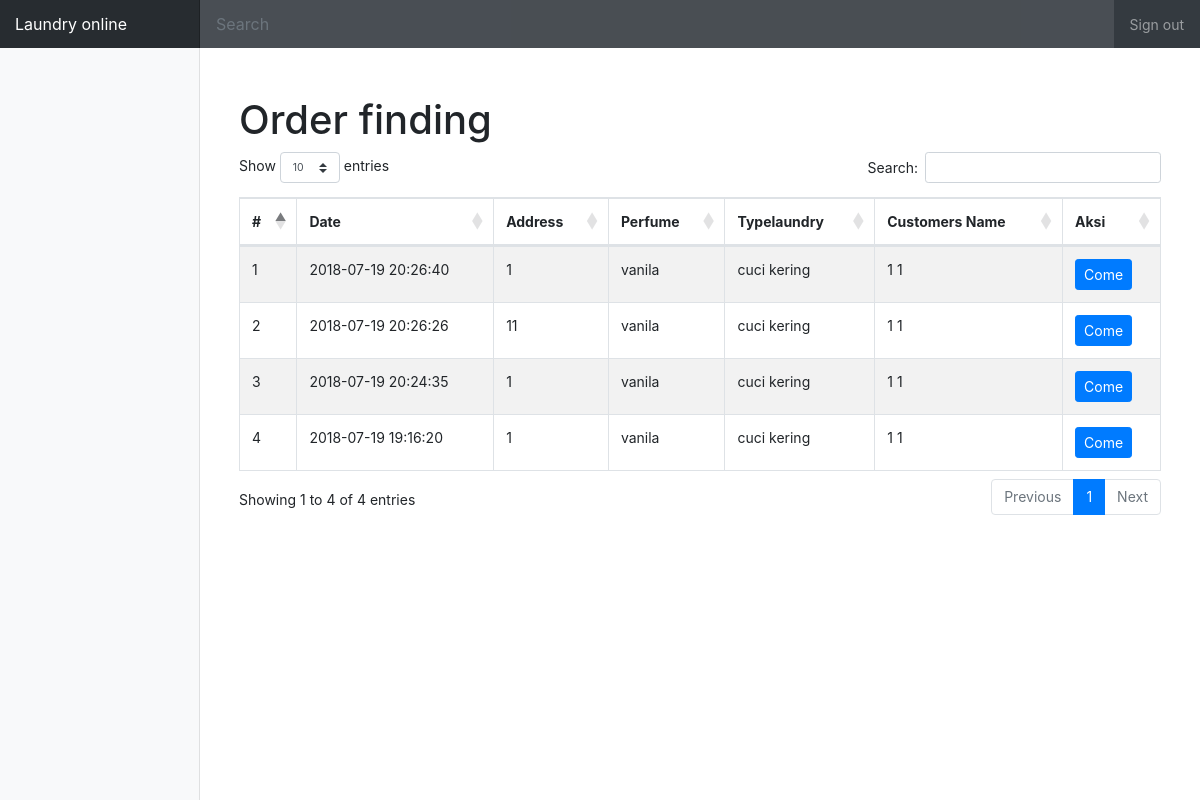
Page /index.php/admin/order/finding on the committed database.
### tables this page shows
CREATE TABLE `transaksi` (
  `id` int(11) NOT NULL,
  `date` datetime NOT NULL DEFAULT CURRENT_TIMESTAMP,
  `fk_users_customer` int(11) NOT NULL,
  `address` varchar(100) NOT NULL,
  `fk_perfume` int(11) NOT NULL,
  `fk_typelaundry` int(11) NOT NULL,
  `fk_users_courier` int(11) DEFAULT NULL,
  `weight_item` int(11) DEFAULT NULL,
  `status` int(11) NOT NULL
);

CREATE TABLE `perfume` (
  `perfume_id` int(11) NOT NULL,
  `perfume_name` varchar(255) NOT NULL,
  `perfume_costperkilo` int(50) NOT NULL
);

CREATE TABLE `typelaundry` (
  `typelaundry_id` int(11) NOT NULL,
  `typelaundry_name` varchar(255) NOT NULL,
  `typelaundry_costperkilo` int(50) NOT NULL
);

### application/controllers/admin/Order.php (called while the page is built, shortened)
<?php
class Order extends CI_Controller {
	public function __construct()
	{
		$this->load->model('Order_m');
	}
	public function finding()
	{
		$data['list_order'] = $this->Order_m->getDataStatus(1);
		$this->load->view('admin/order/order_finding',$data);
	}
}

### index.php (called while the page is built, shortened)
<?php
require_once BASEPATH.'core/CodeIgniter.php';

### application/models/Order_m.php (called while the page is built, shortened)
<?php
class Order_m extends CI_Model {
	public function getDataStatus($status)
	{
		$this->db->select("transaksi.*,(select concat(firstname,' ',lastname) from users where id=transaksi.fk_users_customer) as customer_name,(perfume.perfume_name) as perfume,(typelaundry.typelaundry_name) as typelaundry,transaksi.weight_item as weight,
			((perfume.perfume_costperkilo+typelaundry.typelaundry_costperkilo)*transaksi.weight_item) as harga");
		$this->db->join('perfume','transaksi.fk_perfume=perfume.perfume_id');
		$this->db->join('typelaundry','transaksi.fk_typelaundry=typelaundry.typelaundry_id');
		return $this->db->where('status',$status)->order_by('date','desc')->get('transaksi')->result_array();
	}
}

### application/views/admin/order/order_finding.php (the view, shortened to what this page needs)
<main role="main" class="container">
	<h1>Order finding</h1>
	<table class="table table-striped table-bordered" width="100%" id="example">
		<thead>
			<tr>
				<th>#</th>
				<th>Date</th>
				<th>Address</th>
				<th>Perfume</th>
				<th>Typelaundry</th>
				<th>Customers Name</th>
				<th>Aksi</th>
			</tr>
		</thead>
		<tbody>
			<?php foreach ($list_order as $key => $value): ?>
				<tr>
					<td><?php echo ++$key ?></td>
					<td><?php echo $value['date'] ?></td>
					<td><?php echo $value['address'] ?></td>
					<td><?php echo $value['perfume'] ?></td>
					<td><?php echo $value['typelaundry'] ?></td>
					<td><?php echo $value['customer_name'] ?></td>
					<td>
						<a href="<?php echo base_url('Admin/Order/come/'.$value['id']) ?>" class="btn btn-sm btn-primary">Come</a>
					</td>
				</tr>
			<?php endforeach ?>
		</tbody>
	</table>
</main>

### assets/css/dashboard.css (style rules this page uses)
body { font-size: .875rem; }
[role="main"] { padding-top: 48px; }

### rows in the picture
transaksi: date "2018-07-19 20:26:40", address "1", fk_perfume.perfume_name "vanila", fk_typelaundry.typelaundry_name "cuci kering", customer_name "1 1"
transaksi: date "2018-07-19 20:26:26", address "11", fk_perfume.perfume_name "vanila", fk_typelaundry.typelaundry_name "cuci kering", customer_name "1 1"
transaksi: date "2018-07-19 20:24:35", address "1", fk_perfume.perfume_name "vanila", fk_typelaundry.typelaundry_name "cuci kering", customer_name "1 1"
transaksi: date "2018-07-19 19:16:20", address "1", fk_perfume.perfume_name "vanila", fk_typelaundry.typelaundry_name "cuci kering", customer_name "1 1"
